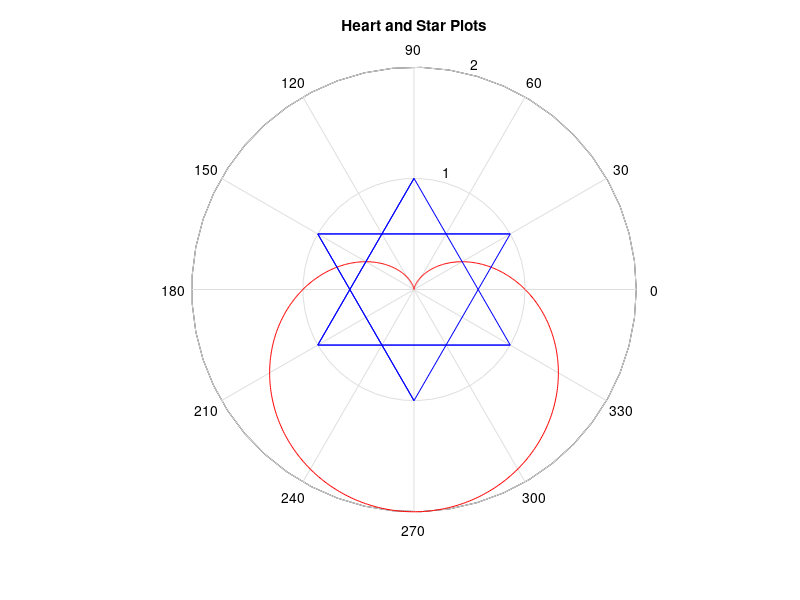

Source code (MATLAB):
%Homework 3/15 Problem 2 parts c and d: Polar graphs

%I will create both a basic cardioid graph and a graph of a 6-pointed star
%First, the cardioid graph
theta= 0:0.01:2*pi; %I first define my range for theta
rcard= 1-sin(theta); %Then I enter my equation for the cardioid graph
%I obtained the equation from mathworld.wolfram.com/heartcurve
%Now I use the polar command to graph the equation, formatting it as a
%solid red line. 
polar(theta, rcard, '-r') 
hold on %I want to keep this graph as I move onto the next part

%Now I move to the six-pointed star 
%I define a new range for my thetas for this equation
tstar=[pi/6:2*pi/3:4*pi]; 
rstar= ones(1,6); %Now I define my rho values
%Now I use a polar graph. This creates one triangle. I format it as a solid
%blue line
polar(tstar,rstar, 'b') 
%I use the polar function again, but this time I use negative tstar in
%order to invert the triangle, thus creating two overlapping triangles that
%create a 6-pointed star
polar(-tstar,rstar,'b') 
title('Heart and Star Plots')